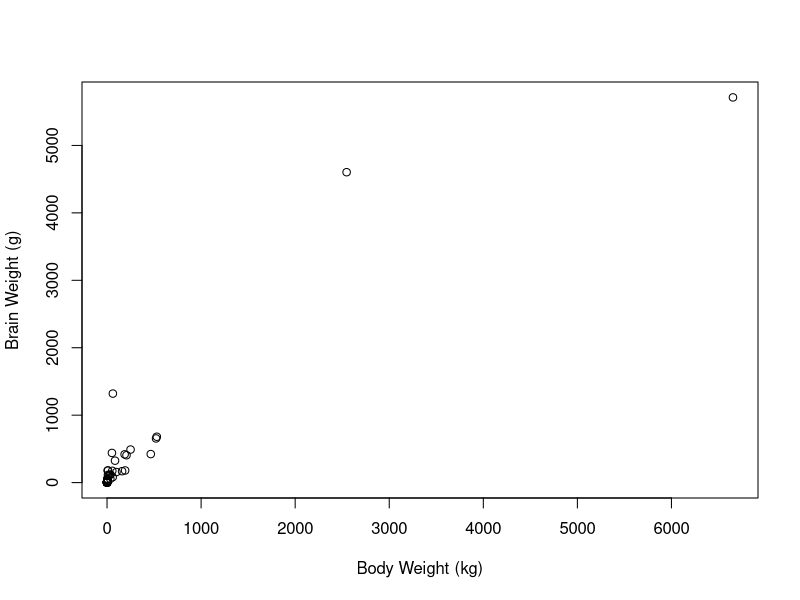
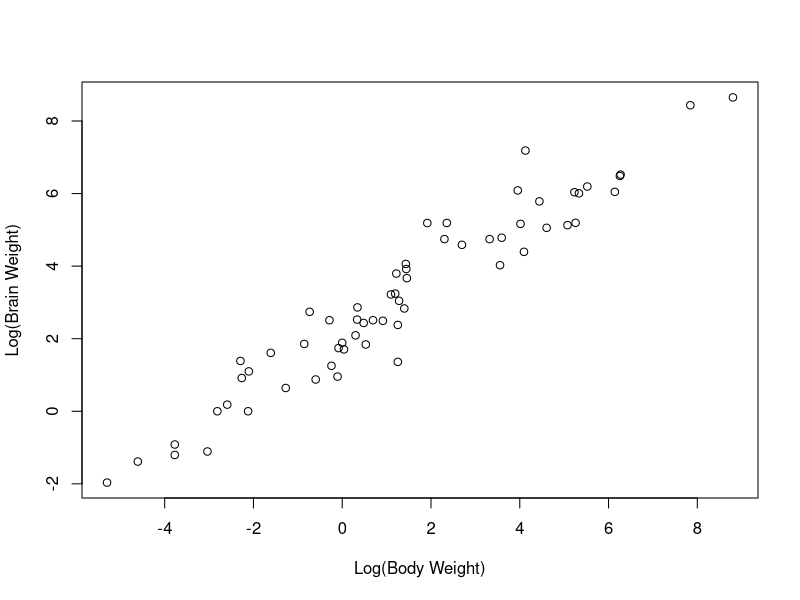
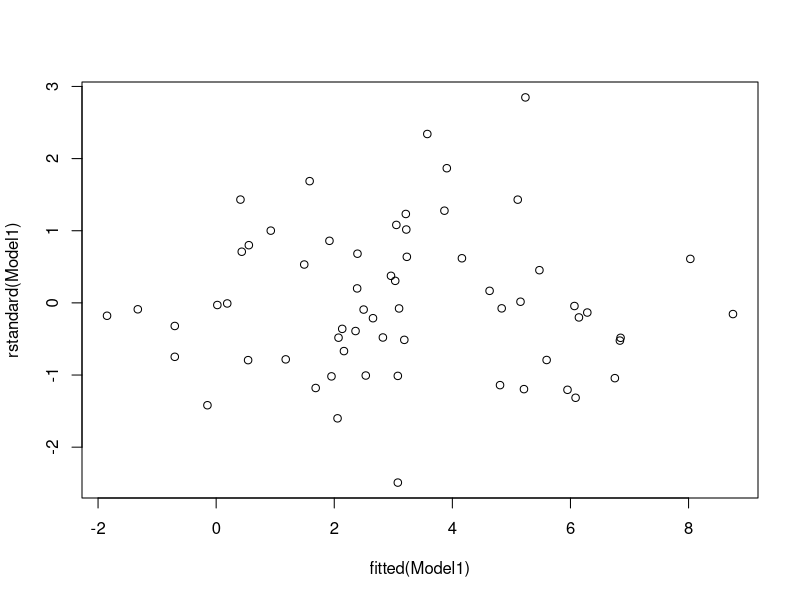
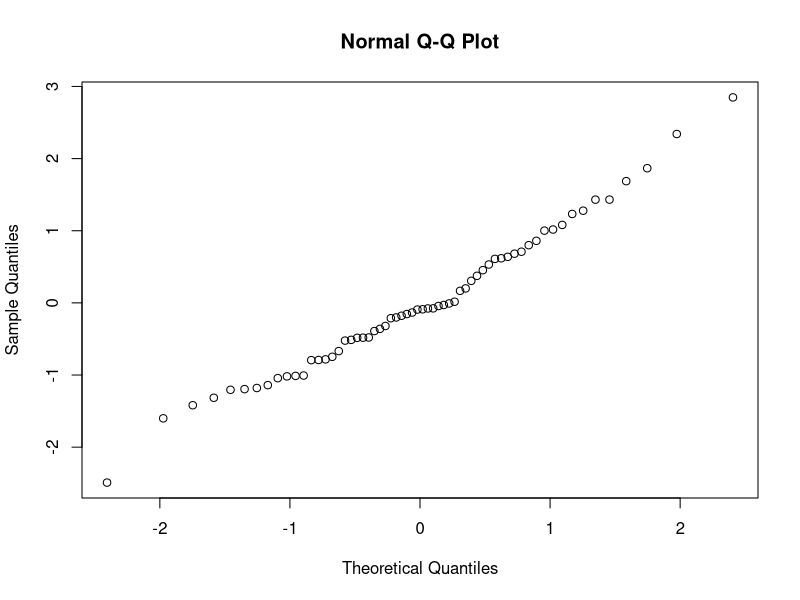

Here is the R script that generated these plots, in order:
## ---- chunk 1
mammals <- read.csv("MammalWeight.csv")
plot(brain_wt ~ body_wt, data = mammals, xlab = "Body Weight (kg)", ylab = "Brain Weight (g)")
## ---- chunk 2
mammals <- read.csv("MammalWeight.csv")
plot(log(brain_wt) ~ log(body_wt), data = mammals, xlab = "Log(Body Weight)", ylab = "Log(Brain Weight)")
## ---- chunk 3
Model1 <- lm(log(brain_wt) ~ log(body_wt), data = mammals)
## ---- chunk 4
plot(rstandard(Model1) ~ fitted(Model1))
qqnorm(rstandard(Model1))
summary(Model1)
## ---- chunk 5
opts_p <- c("The R-Squared value is too low and that indicates the model isn't a good fit without needing to look at the residual plots", answer = "The R-Squared value is high and both residual plots show the assumptions are met. Model1 is a well-fitting appropriate model", "The R-Squared value is high and but the residual plots show the assumptions are not met. Model1 is therefore not an appropriate model")
